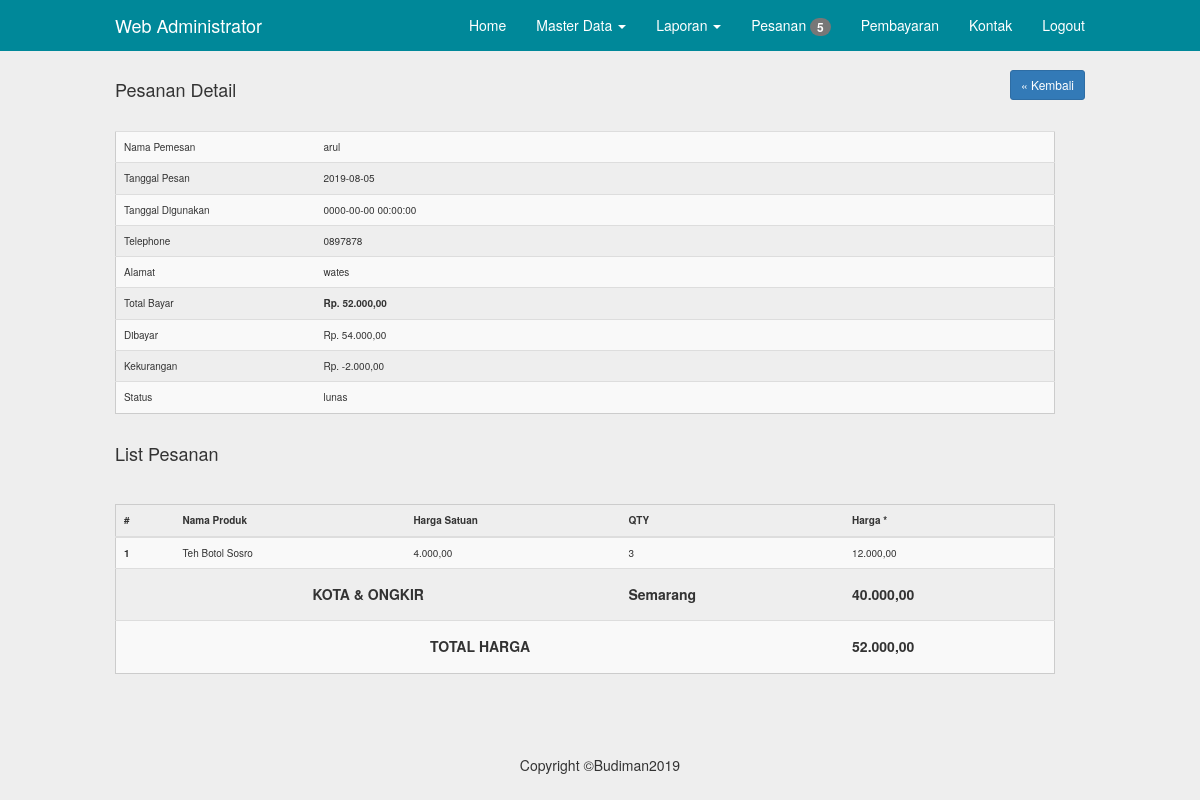
/admin/detail_pesanan.php?id=39 (signed in), run on the app's committed database.
### tables this page shows
CREATE TABLE IF NOT EXISTS `user` (
`id` int(5) NOT NULL,
  `nama` varchar(50) NOT NULL,
  `email` varchar(75) NOT NULL,
  `telephone` varchar(20) NOT NULL,
  `alamat` text NOT NULL,
  `password` varchar(100) NOT NULL,
  `status` enum('user','admin') NOT NULL
);

CREATE TABLE IF NOT EXISTS `pesanan` (
`id` int(5) NOT NULL,
  `tanggal_pesan` datetime NOT NULL,
  `tanggal_digunakan` datetime NOT NULL,
  `user_id` int(5) NOT NULL,
  `nama` varchar(100) NOT NULL,
  `alamat` text NOT NULL,
  `kota` varchar(255) NOT NULL,
  `ongkir` int(11) NOT NULL,
  `telephone` varchar(20) NOT NULL,
  `read` enum('0','1') NOT NULL,
  `status` enum('lunas','belum lunas','','') NOT NULL
);

CREATE TABLE IF NOT EXISTS `detail_pesanan` (
`id` int(11) NOT NULL,
  `produk_id` int(11) NOT NULL,
  `qty` int(11) NOT NULL,
  `pesanan_id` int(11) NOT NULL
);

CREATE TABLE IF NOT EXISTS `produk` (
`id` int(4) NOT NULL,
  `nama` varchar(100) NOT NULL,
  `deskripsi` text NOT NULL,
  `gambar` varchar(200) NOT NULL,
  `jumlah` int(11) NOT NULL,
  `harga` decimal(10,0) NOT NULL,
  `kategori_produk_id` int(11) NOT NULL,
  `penerbit_id` int(11) NOT NULL,
  `penulis_id` int(11) NOT NULL
);

### inc/config.php (called while the page is built, shortened)
<?php
	$no = 1;
?>

### admin/detail_pesanan.php (the view, shortened to what this page needs)
<?php
	include"../inc/config.php";
	include"inc/header.php";
?>
	<div class="container">
		<?php
			$q = mysql_query("select*from pesanan where id='$_GET[id]'");
			$data = mysql_fetch_object($q);
			$ongkir = $data->ongkir;
			$kota = $data->kota;
			$dataPembayaran = mysql_query("select * from pembayaran where id_pesanan='$data->id' and status='verified'") or die (mysql_error());
			$totalPembayaran = 0;
			while ($d = mysql_fetch_array($dataPembayaran)) {
				$totalPembayaran += $d['total'];
			}
			$q1 = mysql_query("select*from detail_pesanan where pesanan_id='$data->id'");
			$totalBayar = 0;
			while($data2=mysql_fetch_object($q1)){
				$katpro1 = mysql_query("select*from produk where id='$data2->produk_id'");
				$a = mysql_fetch_object($katpro1);
				$totalBayar += ($a->harga * $data2->qty);
			}
			$totalBayar += $ongkir;
		?>
		<h4 class="pull-left">Pesanan Detail</h4>
		<a class="btn btn-sm btn-primary pull-right" href="pesanan.php">&laquo; Kembali</a>
		<br>
		<hr>
		<div class="row col-md-12">
		<table class="table table-striped table-hove">
			<tr>
				<td width="200">Nama Pemesan</td>
				<?php
					$katpro = mysql_query("select*from user where id='$data->user_id'");
							$user = mysql_fetch_array($katpro);
				?>
				<td><?php echo $user['nama'] ?></td>
			</tr>
			<tr>
				<td>Tanggal Pesan</td>
				<td><?php echo substr($data->tanggal_pesan,0,10); ?></td>
			</tr>
			<tr>
				<td>Tanggal Digunakan</td>
				<td><?php echo $data->tanggal_digunakan ?></td>
			</tr>
			<tr>
				<td>Telephone</td>
				<td><?php echo $data->telephone ?></td>
			</tr>
				<td>Alamat</td>
				<td><?php echo $data->alamat ?></td>
			<tr>
				<td>Total Bayar</td>
				<td><b><?php echo "Rp. " . number_format($totalBayar, 2, ",", "."); ?></b></td>
			</tr>
			<tr>
				<td>Dibayar</td>
				<td><?php echo "Rp. " . number_format($totalPembayaran, 2, ",", "."); ?></td>
			</tr>
			<tr>
				<td>Kekurangan</td>
				<td><?php echo "Rp. " . number_format($totalBayar - $totalPembayaran, 2, ",", "."); ?></td>
			</tr>
			<tr>
				<td>Status</td>
				<td><?php echo $data->status; ?></td>
			</tr>
		</table>
		</div>
		<div class="row col-md-12">
		<h4>List Pesanan</h4>
		<hr>
		<table class="table table-striped table-hove">
		<thead>
				<tr>
					<th>#</th>
					<th>Nama Produk</th>
					<th>Harga Satuan</th>
					<th>QTY</th>
					<th>Harga *</th>
				</tr>
			</thead>
			<tbody>
		 <?php
			$q = mysql_query("select*from detail_pesanan where pesanan_id='$_GET[id]'");
			$total = 0;
		 while($data=mysql_fetch_object($q)){ ?>
				<tr>
					<th scope="row"><?php echo $no++; ?></th>
					<?php
						$katpro = mysql_query("select*from produk where id='$data->produk_id'");
						$p = mysql_fetch_object($katpro);
					?>
					<td><?php echo $p->nama ?></td>
					<td><?php echo number_format($p->harga, 2, ',', '.')  ?></td>
					<td><?php echo $data->qty ?></td>
					<?php $t = $data->qty*$p->harga;
						$total += $t;
					?>
					<td><?php echo number_format($t, 2, ',', '.')  ?></td>
				</tr>
			<?php } ?>
				<tr>
					<td colspan="3" class="text-center">
					<h5><b>KOTA & ONGKIR</b></h5>
					</td>
					<td class="text-bold">
					<h5><b><?php  echo $kota ? $kota : "Tidak di ketahui"; ?></b></h5>
					</td>
					<td class="text-bold">
					<h5><b><?php  echo number_format($ongkir, 2, ',', '.') ?></b></h5>
					</td>
				</tr>
				<tr>
					<td colspan="4" class="text-center">
					<h5><b>TOTAL HARGA</b></h5>
					</td>
					<td class="text-bold">
					<h5><b><?php  echo number_format($total + $ongkir, 2, ',', '.') ?></b></h5>
					</td>
				</tr>
			</tbody>
		</table>
		 </div>
    </div>
<?php include"inc/footer.php"; ?>

### assets/css/navbar-fixed-top.css (style rules this page uses)
body { padding-top: 70px; }

### assets/css/style.css (style rules this page uses)
@media (min-width: 768px) { .container { width: 750px; } }
@media (min-width: 992px) { .container { width: 970px; } }
@media (min-width: 1200px) { .container { width: 1000px; } }
.table { border:1px solid#CCC; }
table td, table th { padding:10px; font-size: 10px; }
* { transition: all 200ms ease-in-out; }
body { background-color: #EEE; }

### data on the page
user: nama "arul"
pesanan: tanggal_pesan "2019-08-05", tanggal_digunakan "0000-00-00 00:00:00", telephone "0897878", alamat "wates", status "lunas", kota "Semarang", ongkir "40.000,00", $total + $ongkir "52.000,00"
detail_pesanan: produk.nama "Teh Botol Sosro", produk.harga "4.000,00", qty "3", qty.harga "12.000,00"

### other printed values
$totalUnRead "5"
$totalBayar "52.000,00"
$totalPembayaran "54.000,00"
$totalBayar - $totalPembayaran "-2.000,00"
